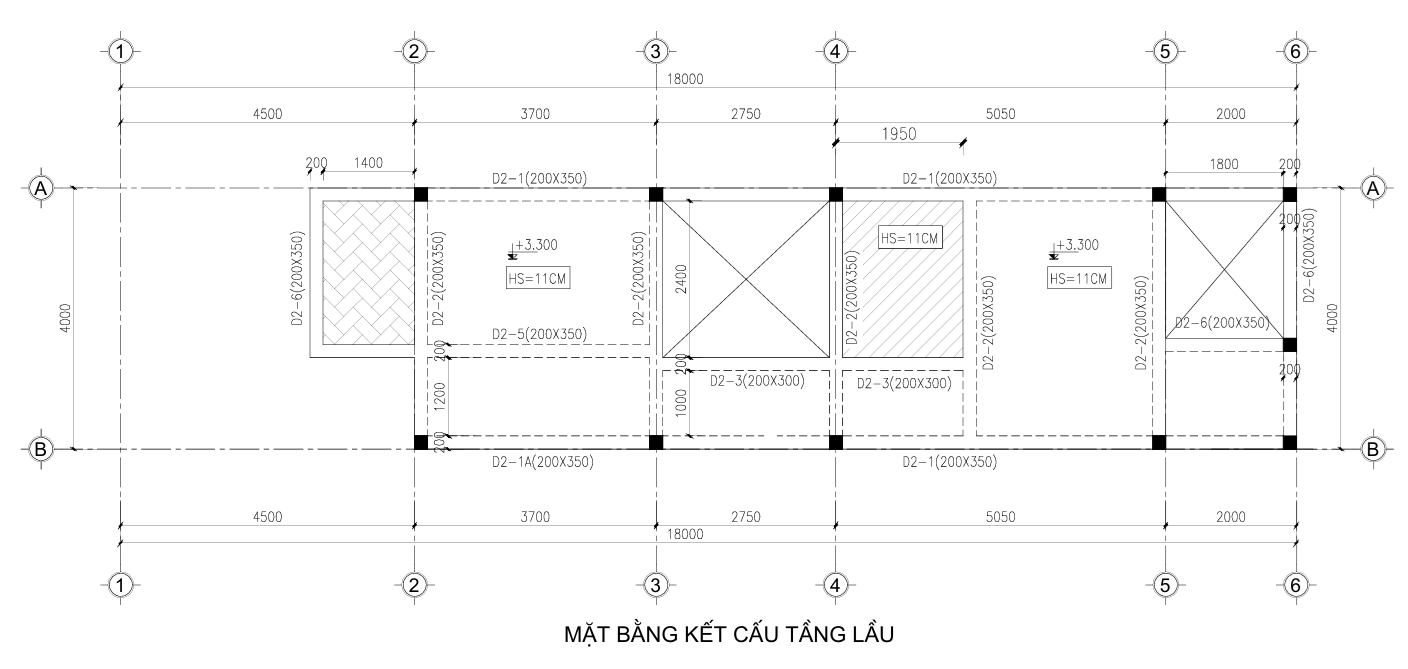
#> input picture ket_cau.jpg, 1408 x 669 px
$ python -i detect_black_squares.py   (imports and definitions only)
#> lines starting #> are read from the running program, lines starting #| are printed output that depends on the picture; after the words box and inside, x2 and y2 are one past the last pixel; in counts of white or black regions, pixels touching at a corner belong together
import cv2
import numpy as np
import pyautogui  # Thư viện lấy kích thước màn hình tự động

def detect_black_squares(image_path):
    # Đọc ảnh bản vẽ xây dựng (ảnh xám)
#> called with image_path = 'ket_cau.jpg'
    image = cv2.imread(image_path, cv2.IMREAD_GRAYSCALE)
#> image is the input picture: shape (669, 1408); min 0, max 255, mean 249.6

    # Làm mờ ảnh để giảm nhiễu
    blurred = cv2.medianBlur(image, 5)
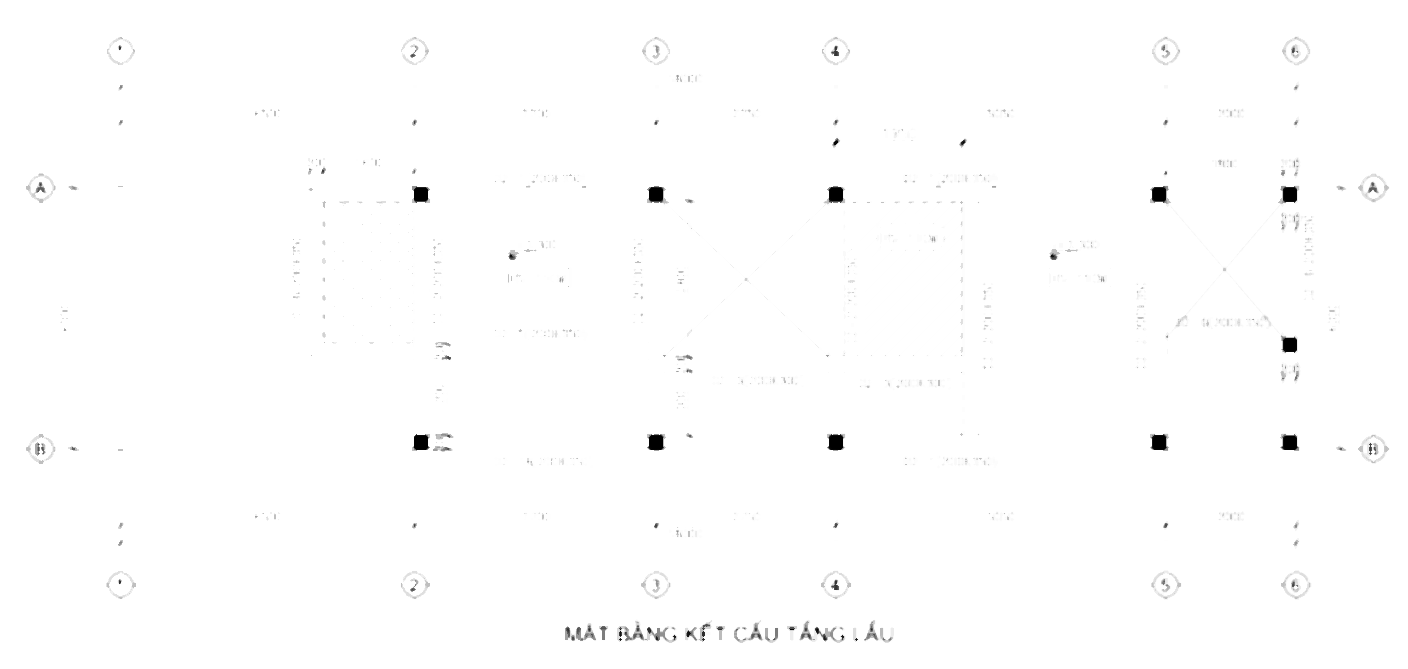
#> blurred: shape (669, 1408); min 0, max 255, mean 253.6

    # Dùng ngưỡng nhị phân để làm nổi bật vùng đen
    _, binary = cv2.threshold(blurred, 30, 255, cv2.THRESH_BINARY_INV)
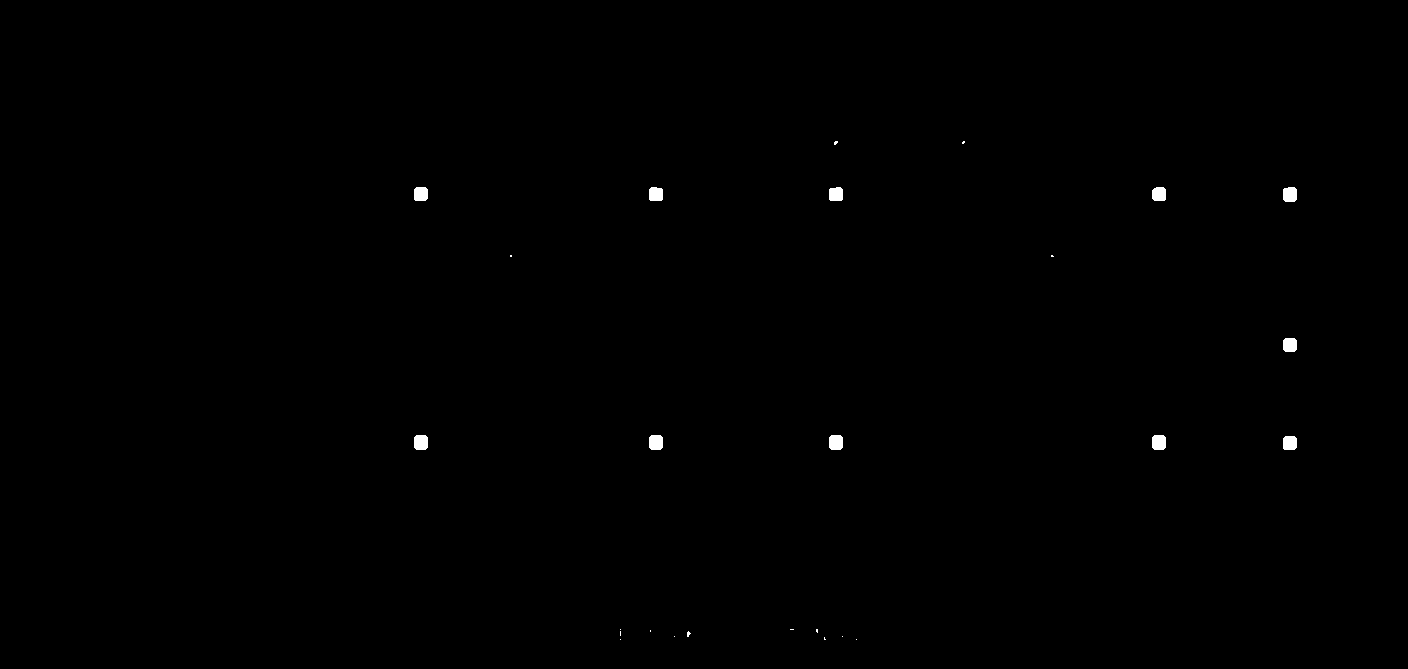
#> binary: shape (669, 1408); 0.23% white; 26 white regions (15 under 20 px)

    # Tìm các đường viền trong ảnh
    contours, _ = cv2.findContours(binary, cv2.RETR_EXTERNAL, cv2.CHAIN_APPROX_SIMPLE)
#> contours = 26 contours, 15 with area under 20; largest, box (x1, y1, x2, y2) and area: (1152, 435, 1166, 450) 174, (829, 435, 843, 450) 174, (649, 435, 663, 450) 174, (414, 435, 428, 450) 174, (1283, 187, 1297, 202) 171

    # Chuyển ảnh sang màu để vẽ đường viền
    image_color = cv2.cvtColor(image, cv2.COLOR_GRAY2BGR)

    # Danh sách lưu tọa độ các hình vuông
    square_coordinates = []

    # Lọc các hình vuông đen đặc
    for cnt in contours:
        x, y, w, h = cv2.boundingRect(cnt)

        # Điều kiện lọc: Kích thước hợp lý và hình gần vuông
        if 10 < w and 10 < h and 0.8 < w/h < 1.2:
            # Cắt ROI từ ảnh nhị phân để kiểm tra mật độ điểm đen
            roi = binary[y:y+h, x:x+w]
            black_pixel_ratio = np.count_nonzero(roi == 255) / (w * h)  # Tính phần trăm pixel đen

            if black_pixel_ratio > 0.8:
                cv2.rectangle(image_color, (x, y), (x + w, y + h), (0, 0, 255), 2)  # Vẽ hình vuông màu đỏ
                square_coordinates.append((x, y, w, h))
                print(f"Phát hiện ô vuông đen đặc tại: x={x}, y={y}, w={w}, h={h}")
#> this loop made 26 passes
#> (x, y, w, h, black_pixel_ratio) on passes 12, 13, 14, 15, 16, 17, 20, 21, 22, 23, 24: (1283, 436, 14, 14, 0.949), (1152, 435, 14, 15, 0.943), (829, 435, 14, 15, 0.943), (649, 435, 14, 15, 0.943), (414, 435, 14, 15, 0.943), (1283, 338, 14, 14, 0.939), (1283, 187, 14, 15, 0.929), (1152, 187, 14, 14, 0.929), (829, 187, 14, 14, 0.934), (649, 187, 14, 14, 0.939), (414, 187, 14, 14, 0.949)
#> (x, y, w, h) on passes 1, 2, 4, 5, 6, 11: (856, 639, 1, 1), (620, 639, 1, 1), (842, 636, 1, 1), (674, 636, 1, 1), (687, 631, 4, 6), (620, 629, 1, 1)
#| Phát hiện ô vuông đen đặc tại: x=1283, y=436, w=14, h=14
#| Phát hiện ô vuông đen đặc tại: x=1152, y=435, w=14, h=15
#| Phát hiện ô vuông đen đặc tại: x=829, y=435, w=14, h=15
#| Phát hiện ô vuông đen đặc tại: x=649, y=435, w=14, h=15
#| Phát hiện ô vuông đen đặc tại: x=414, y=435, w=14, h=15
#| Phát hiện ô vuông đen đặc tại: x=1283, y=338, w=14, h=14
#| Phát hiện ô vuông đen đặc tại: x=1283, y=187, w=14, h=15
#| Phát hiện ô vuông đen đặc tại: x=1152, y=187, w=14, h=14
#> (further printed lines are left out)
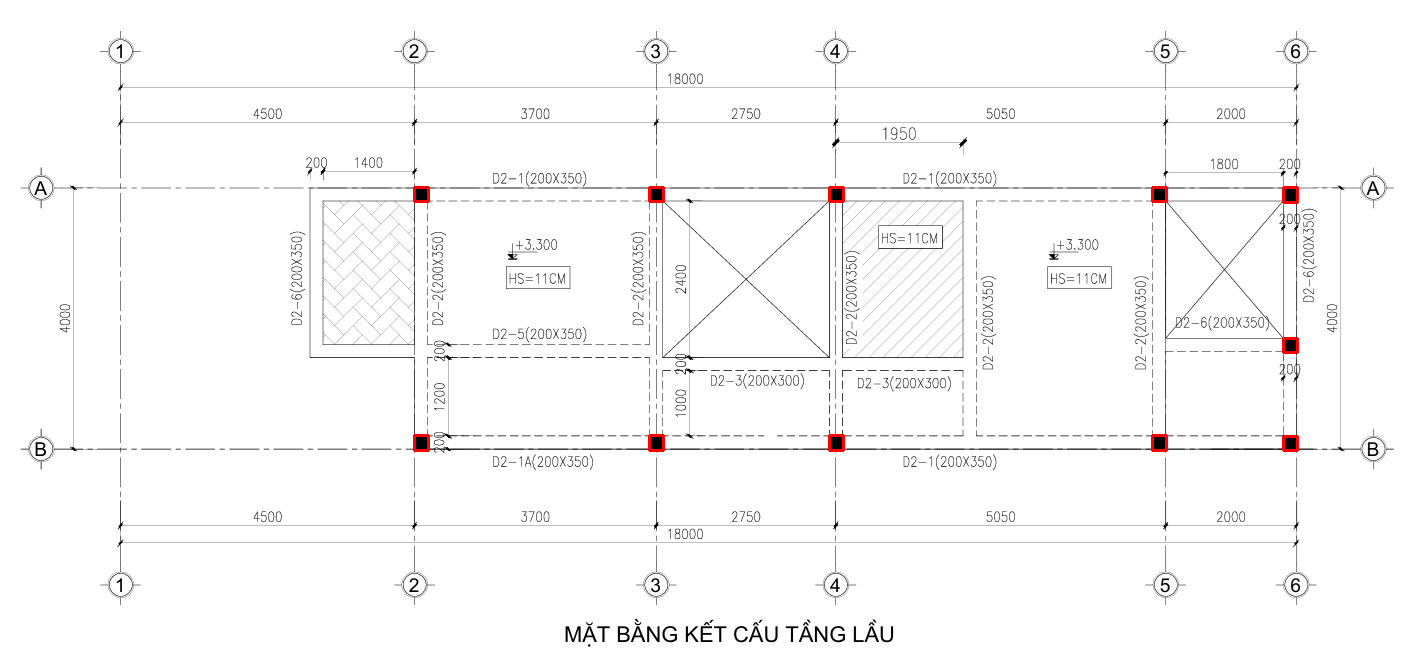
#> image_color: shape (669, 1408, 3); 0.19% of pixels changed, all inside (x1, y1, x2, y2) = (413, 186, 1299, 452)
#> after the loop, square_coordinates = [(1283, 436, 14, 14), (1152, 435, 14, 15), (829, 435, 14, 15), (649, 435, 14, 15), (414, 435, 14, 15), (1283, 338, 14, 14), (1283, 187, 14, 15), (1152, 187, 14, 14), (829, 187, 14, 14), (649, 187, 14, 14), (414, 187, 14, 14)]

    return image_color, square_coordinates


# [19 lines of commented-out code are left out]

>>> result = detect_black_squares('ket_cau.jpg')
